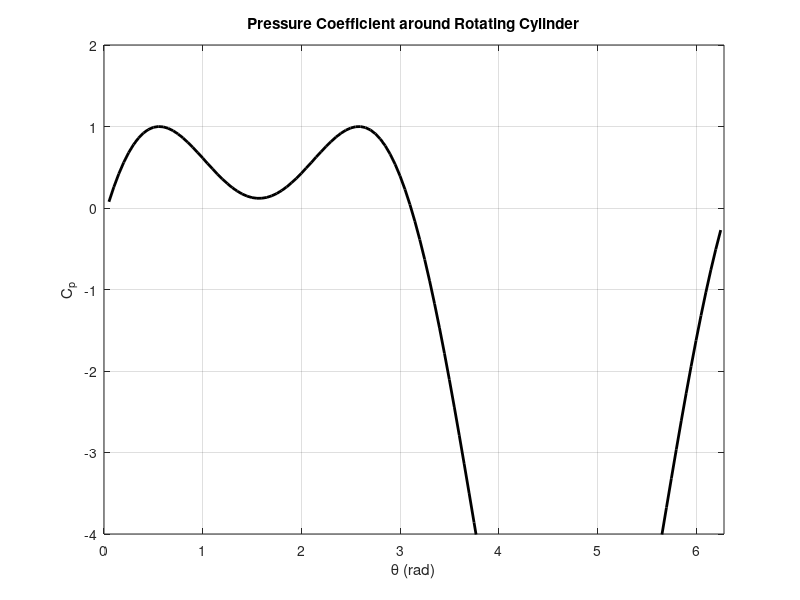
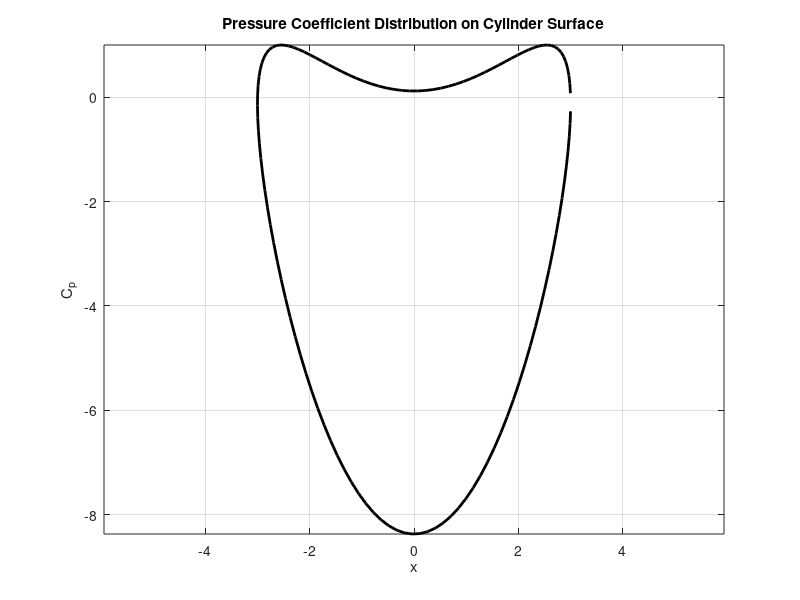
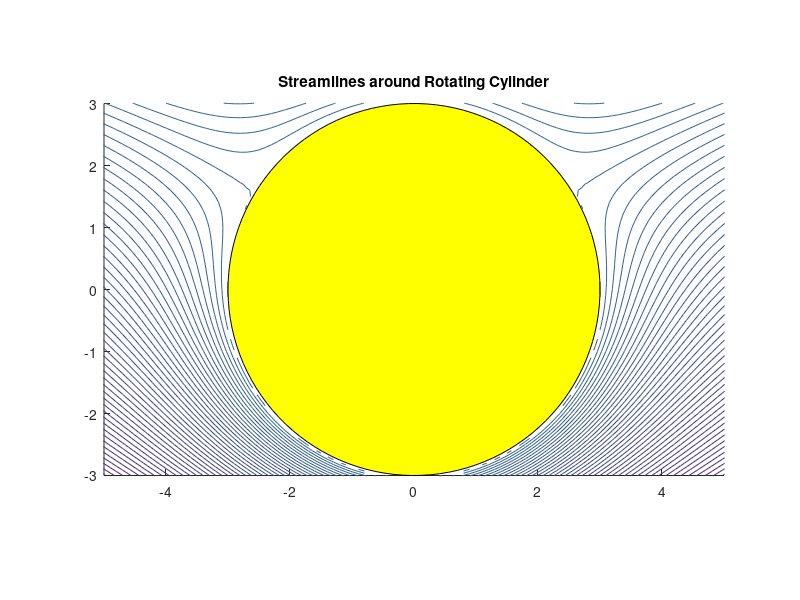
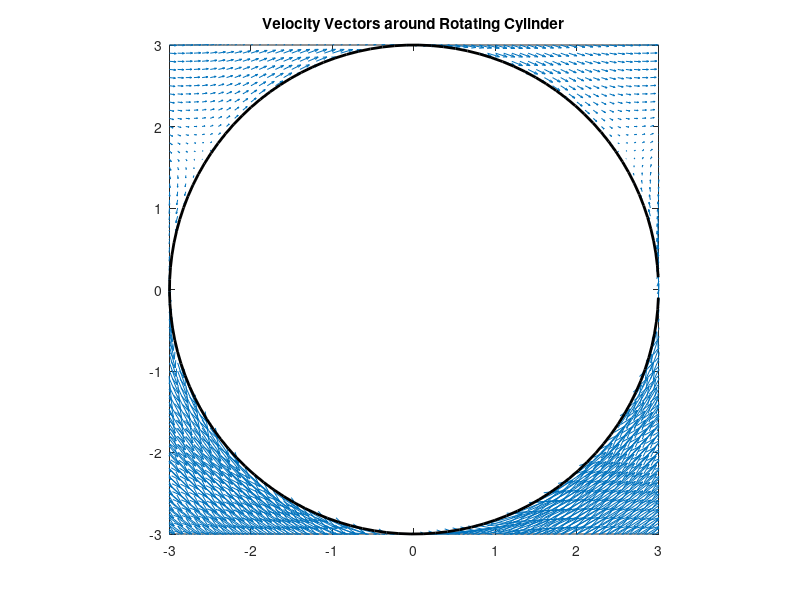

Write the MATLAB code that produced these figures, in order.
%-------------------------------------------------------------------------
%                  Plot of flow around cylinder
%
%                     Jens N. Sørensen
%                DTU Wind Energy - 05-02-2024
%-------------------------------------------------------------------------

clear all
close all
clc

% Input data
a = 3.; % Radius of cylinder
U = 1.; % Onset velocity
Gamma = 20.; % Circulation around the cylinder (adjust for different rotation rates)

% Mesh
[x, y] = meshgrid(-20:.1:20);  % change here the margins of the figures
r = sqrt(x.^2 + y.^2);
theta = atan2(y, x);

% Exclusion of inside-circle points
r(r <= a - 5e-3) = NaN;
x(isnan(r)) = NaN;
y(isnan(r)) = NaN;

% Aerodynamic potential and stream function with circulation
phi = U * r .* cos(theta) .* (1 + a^2 ./ r.^2) + (Gamma / (2 * pi)) * theta;
psi = U * r .* sin(theta) .* (1 - a^2 ./ r.^2) - (Gamma / (2 * pi)) * log(r);

% Velocity field with circulation
ur = U * cos(theta) .* (1 - a^2 ./ r.^2);
ut = -U * sin(theta) .* (1 + a^2 ./ r.^2) + Gamma ./ (2 * pi * r);
ux = ur .* cos(theta) - ut .* sin(theta);
uy = ur .* sin(theta) + ut .* cos(theta);

% Velocity field around cylinder (on the surface)
angle = 0.05:.05:2*pi;
x_c = a * cos(angle);
y_c = a * sin(angle);
ut_c = -2 * U * sin(angle) + Gamma / (2 * pi * a);
ur_c = 0; % No radial component on the surface

% Pressure coefficient around cylinder: Cp = 1 - (V/U)^2
Cp = 1 - (ut_c / U).^2;

% Plot Pressure Coefficient vs angle
figure
plot(angle, Cp, '-k', 'LineWidth', 2);
grid on
title('Pressure Coefficient around Rotating Cylinder');
xlabel('\theta (rad)');
ylabel('C_p');
axis([0 2*pi -4 2]);
hold off

% Plot Pressure Coefficient along the cylinder surface
figure
plot(x_c, Cp, '-k', 'LineWidth', 2);
grid on
title('Pressure Coefficient Distribution on Cylinder Surface');
xlabel('x');
ylabel('C_p');
axis equal
hold off

% Plot Streamlines
figure
hold on
contour(x, y, psi, -10:.1:10)
fill(x_c, y_c, 'y') % Cylinder filled for visualization
axis equal
axis([-5 5 -3 3])
title('Streamlines around Rotating Cylinder');
hold off

% Plot Velocity Vectors
figure
scale = 4.;
quiver(x, y, ux, uy, scale)
hold on
plot(x_c, y_c, 'k', 'LineWidth', 2)
axis equal
axis([-3 3 -3 3])
title('Velocity Vectors around Rotating Cylinder');
hold off